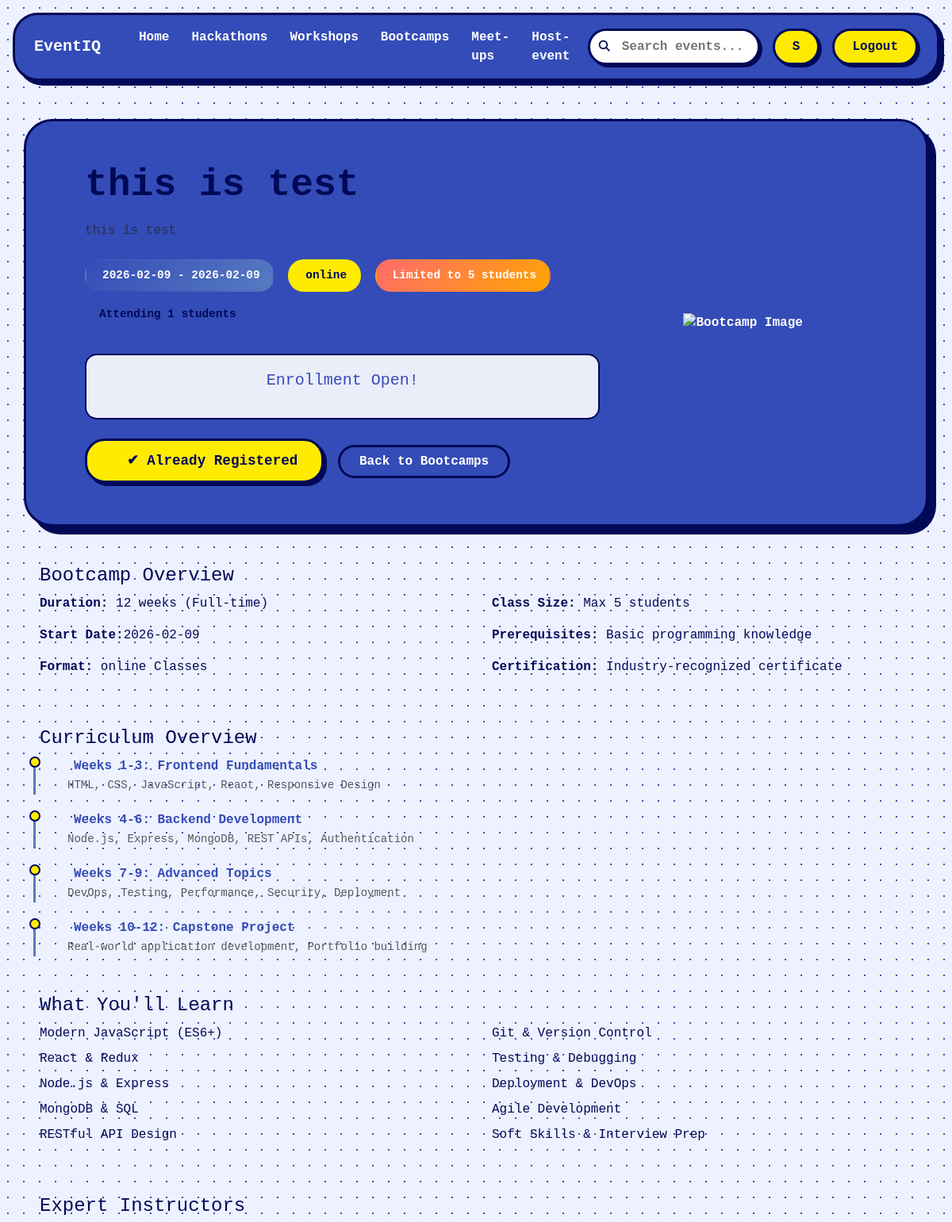
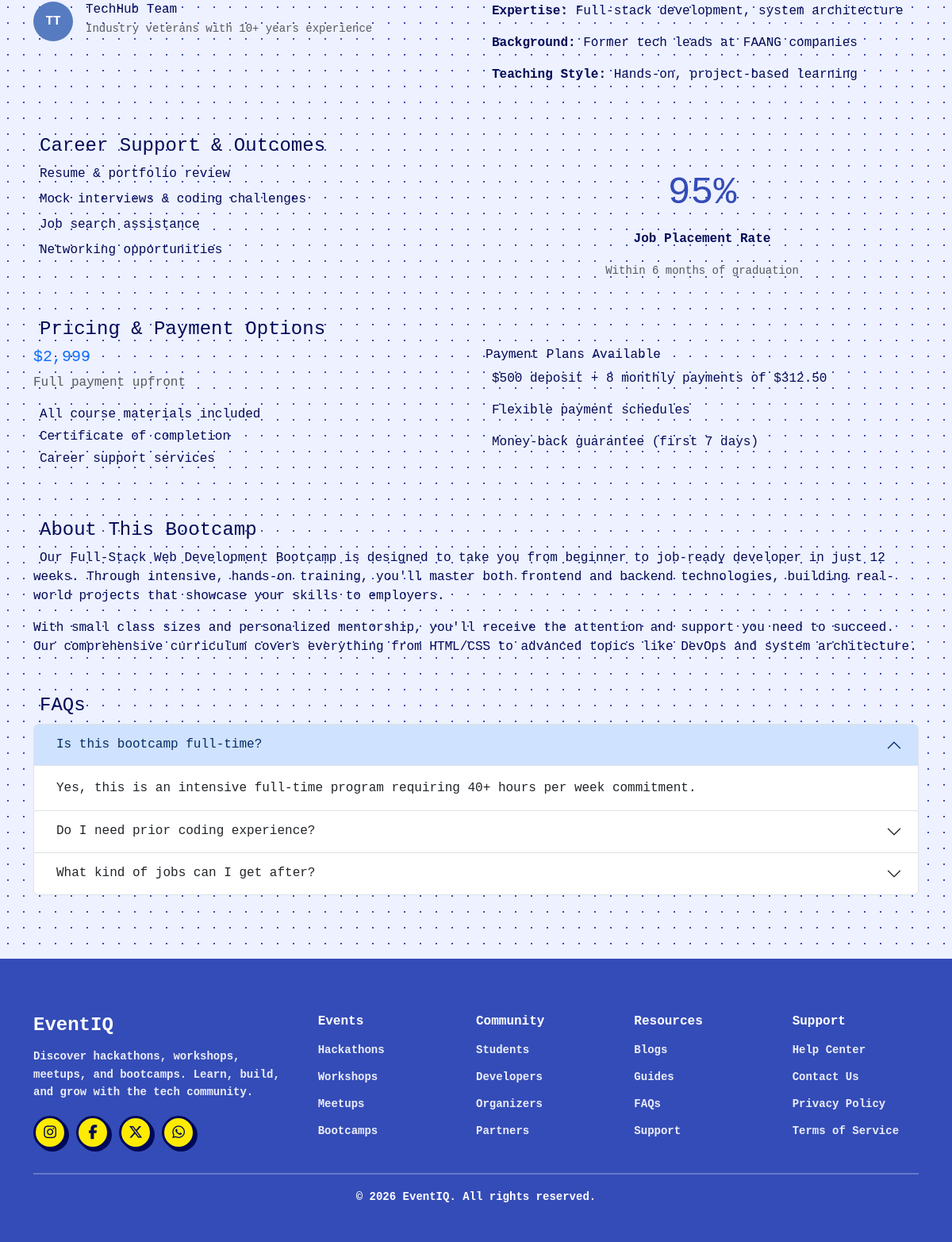
The page /event/bootcamp/1 (signed in) on the database its author committed (2 pictures, top to bottom).
### backend/models.py (models this page shows, shortened)
class Event(db.Model):
    __tablename__ = "events"
    id = db.Column(db.Integer, primary_key=True)
    title = db.Column(db.String(150), nullable=False)
    description = db.Column(db.Text, nullable=False)
    type_of_event = db.Column(db.String(20), nullable=False)  # hackathon/workshop/meetup/bootcamp
    start_date = db.Column(db.Date, nullable=False)
    end_date = db.Column(db.Date, nullable=False)
    start_time = db.Column(db.Time)
    end_time = db.Column(db.Time)
    submission_start_date = db.Column(db.Date)
    submission_end_date = db.Column(db.Date)
    judging_start_date = db.Column(db.Date)
    judging_end_date = db.Column(db.Date)
    winner_announcement_date = db.Column(db.Date)
    mode = db.Column(db.String(20))  # online/offline/hybrid
    platform = db.Column(db.String(100))  # zoom, meet, etc.
    location = db.Column(db.String(255))
    city = db.Column(db.String(100))
    state = db.Column(db.String(100))
    max_participants = db.Column(db.Integer)
    attending = db.Column(db.Integer, default=0)
    skills = db.Column(db.Text)
    skill_level = db.Column(db.String(20), default="any")
    registration_fee = db.Column(db.Integer, default=0)
    first_prize = db.Column(db.String(100))
    second_prize = db.Column(db.String(100))
    third_prize = db.Column(db.String(100))
    other_rewards = db.Column(db.Text)
    status = db.Column(db.String(20), default="upcoming")
    banner_image = db.Column(db.String(255))
    host_id = db.Column(db.Integer, db.ForeignKey("hosts.id"), nullable=False)
    host = db.relationship("Host", backref="events")
    created_at = db.Column(db.DateTime, default=datetime.utcnow)

### backend/routes.py (the view)
@app.route("/event/<event_type>/<int:event_id>")
def event_detail(event_type, event_id):
    event = Event.query.filter_by(
        id=event_id,
        type_of_event=event_type
    ).first_or_404()
    rendering_template=""
    if event_type=="hackathon":
        rendering_template = "hackathon_details.html"
    elif event_type=="meetup":
        rendering_template = "meetup_details.html"
    elif event_type=="workshop":
        rendering_template = "workshop_details.html"
    elif event_type=="bootcamp":
        rendering_template = "bootcamp_details.html"
    already_registered = False
    user_id = session.get("user_id")
    if user_id:
        for p in event.participants:
            if p.user_id == user_id:
                already_registered = True
                break
    return render_template(
        rendering_template,
        event=event,
        already_registered=already_registered
    )

### frontend/templates/bootcamp_details.html (shortened to what this page needs)
{% extends "base.html" %}
{% block content %}
<section class="container hero mt-5">
  <div class="row align-items-center">
    <div class="col-lg-8">
      <h1 class="fw-bold display-5">{{ event.title }}</h1>
      <p class="text-muted mt-3">{{ event.description }}</p>
      <div class="mt-4">
        <span class="interactive-badge date-badge">{{ event.start_date }} - {{ event.end_date }}</span>
        <span class="interactive-badge location-badge">{{ event.mode }}</span>
        <span class="interactive-badge participants-badge">Limited to {{ event.max_participants }} students</span>
        <span class="interactive-badge">Attending {{event.attending}} students</span>
      </div>
      <div class="countdown-timer">
        <h5>Enrollment Opens In</h5>
      </div>
      <div class="mt-4">
        {% if already_registered %}
          <button class="register-btn" disabled>
            <span>✔ Already Registered</span>
          </button>
        {% elif event.max_participants and event.attending >= event.max_participants %}
          <button class="register-btnr" disabled>
            <span>Event Full</span>
          </button>
        {% endif %}
        <a class="btn btn-outline-dark rounded-pill px-4 ms-2" href="/bootcamp">Back to Bootcamps</a>
      </div>
    </div>
    <div class="col-lg-4 text-center">
      <div class="image-placeholder" style="height: 200px;">
        {% if event.banner_image %}
          <img src="{{ url_for('static', filename='uploads/company_logos/' + event.banner_image) }}"
               alt="Bootcamp Image"
               class="img-fluid w-75"
          >
        {% else %}
          <img src="" alt="Bootcamp Image">
        {% endif %}
      </div>
    </div>
  </div>
</section>
<section class="container mt-5">
  <div class="soft-card">
    <h4>Bootcamp Overview</h4>
    <div class="row">
      <div class="col-md-6">
        <p><strong>Duration:</strong> 12 weeks (Full-time)</p>
        <p><strong>Start Date:</strong>{{ event.start_date }}</p>
        <p><strong>Format:</strong> {{event.mode}} Classes</p>
      </div>
      <div class="col-md-6">
        <p><strong>Class Size:</strong> Max {{event.max_participants}} students</p>
        <p><strong>Prerequisites:</strong> Basic programming knowledge</p>
        <p><strong>Certification:</strong> Industry-recognized certificate</p>
      </div>
    </div>
  </div>
</section>
<section class="container mt-5">
  <div class="soft-card">
    <h4>Curriculum Overview</h4>
    <div class="timeline">
      <div class="timeline-item">
        <strong>Weeks 1-3: Frontend Fundamentals</strong>
        <br><small class="text-muted">HTML, CSS, JavaScript, React, Responsive Design</small>
      </div>
      <div class="timeline-item">
        <strong>Weeks 4-6: Backend Development</strong>
        <br><small class="text-muted">Node.js, Express, MongoDB, REST APIs, Authentication</small>
      </div>
      <div class="timeline-item">
        <strong>Weeks 7-9: Advanced Topics</strong>
        <br><small class="text-muted">DevOps, Testing, Performance, Security, Deployment</small>
      </div>
      <div class="timeline-item">
        <strong>Weeks 10-12: Capstone Project</strong>
        <br><small class="text-muted">Real-world application development, Portfolio building</small>
      </div>
    </div>
  </div>
</section>
<section class="container mt-5">
  <div class="soft-card">
    <h4>What You'll Learn</h4>
    <div class="row">
      <div class="col-md-6">
        <ul class="list-unstyled">
          <li class="mb-2">Modern JavaScript (ES6+)</li>
          <li class="mb-2">React & Redux</li>
          <li class="mb-2">Node.js & Express</li>
          <li class="mb-2">MongoDB & SQL</li>
          <li class="mb-2">RESTful API Design</li>
        </ul>
      </div>
      <div class="col-md-6">
        <ul class="list-unstyled">
          <li class="mb-2">Git & Version Control</li>
          <li class="mb-2">Testing & Debugging</li>
          <li class="mb-2">Deployment & DevOps</li>
          <li class="mb-2">Agile Development</li>
          <li class="mb-2">Soft Skills & Interview Prep</li>
        </ul>
      </div>
    </div>
  </div>
</section>
<section class="container mt-5">
  <div class="soft-card">
    <h4>Expert Instructors</h4>
    <div class="row">
      <div class="col-md-6">
        <div class="d-flex align-items-center mb-3">
          <div class="me-3">
            <div style="width: 50px; height: 50px; background: var(--blue-electric); border-radius: 50%; display: flex; align-items: center; justify-content: center; color: white; font-weight: bold;">TT</div>
          </div>
          <div>
            <h6 class="mb-1">TechHub Team</h6>
            <p class="mb-1 text-muted small">Industry veterans with 10+ years experience</p>
          </div>
        </div>
      </div>
      <div class="col-md-6">
        <p><strong>Expertise:</strong> Full-stack development, system architecture</p>
        <p><strong>Background:</strong> Former tech leads at FAANG companies</p>
        <p><strong>Teaching Style:</strong> Hands-on, project-based learning</p>
      </div>
    </div>
  </div>
</section>
<section class="container mt-5">
  <div class="soft-card">
    <h4>Career Support & Outcomes</h4>
    <div class="row">
      <div class="col-md-6">
        <ul class="list-unstyled">
          <li class="mb-2">Resume & portfolio review</li>
          <li class="mb-2">Mock interviews & coding challenges</li>
          <li class="mb-2">Job search assistance</li>
          <li class="mb-2">Networking opportunities</li>
        </ul>
      </div>
      <div class="col-md-6">
        <div class="text-center">
          <div style="font-size: 3rem; color: var(--blue-strong); margin-bottom: 10px;">95%</div>
          <p><strong>Job Placement Rate</strong></p>
          <small class="text-muted">Within 6 months of graduation</small>
        </div>
      </div>
    </div>
  </div>
</section>
<section class="container mt-5">
  <div class="soft-card">
    <h4>Pricing & Payment Options</h4>
    <div class="row">
      <div class="col-md-6">
        <h5 class="text-primary">$2,999</h5>
        <p class="text-muted">Full payment upfront</p>
        <ul class="list-unstyled">
          <li class="mb-1">All course materials included</li>
          <li class="mb-1">Certificate of completion</li>
          <li class="mb-1">Career support services</li>
        </ul>
      </div>
      <div class="col-md-6">
        <h6>Payment Plans Available</h6>
        <p>$500 deposit + 8 monthly payments of $312.50</p>
        <p>Flexible payment schedules</p>
        <p>Money-back guarantee (first 7 days)</p>
      </div>
    </div>
  </div>
</section>
<section class="container mt-5">
  <div class="soft-card">
    <h4>About This Bootcamp</h4>
    <p>Our Full-Stack Web Development Bootcamp is designed to take you from beginner to job-ready developer in just 12 weeks. Through intensive, hands-on training, you'll master both frontend and backend technologies, building real-world projects that showcase your skills to employers.</p>
    <p>With small class sizes and personalized mentorship, you'll receive the attention and support you need to succeed. Our comprehensive curriculum covers everything from HTML/CSS to advanced topics like DevOps and system architecture.</p>
  </div>
</section>
<section class="container mt-5">
  <div class="soft-card">
    <h4>FAQs</h4>
    <div class="accordion" id="faqAccordion">
      <div class="accordion-item">
        <h2 class="accordion-header">
          <button class="accordion-button" type="button" data-bs-toggle="collapse" data-bs-target="#faq1">
            Is this bootcamp full-time?
          </button>
        </h2>
        <div id="faq1" class="accordion-collapse collapse show" data-bs-parent="#faqAccordion">
          <div class="accordion-body">
            Yes, this is an intensive full-time program requiring 40+ hours per week commitment.
          </div>
        </div>
      </div>
      <div class="accordion-item">
        <h2 class="accordion-header">
          <button class="accordion-button collapsed" type="button" data-bs-toggle="collapse" data-bs-target="#faq2">
            Do I need prior coding experience?
          </button>
        </h2>
      </div>
      <div class="accordion-item">
        <h2 class="accordion-header">
          <button class="accordion-button collapsed" type="button" data-bs-toggle="collapse" data-bs-target="#faq3">
            What kind of jobs can I get after?
          </button>
        </h2>
      </div>
    </div>
  </div>
</section>
<footer class="techhub-footer">
  <div class="container">
    <div class="footer-grid">
      <div class="footer-brand">
        <h4>EventIQ</h4>
        <p>
          Discover hackathons, workshops, meetups, and bootcamps.
          Learn, build, and grow with the tech community.
        </p>
        <div class="footer-socials">
          <a href="#" aria-label="Instagram"><i class="fab fa-instagram"></i></a>
          <a href="#" aria-label="Facebook"><i class="fab fa-facebook-f"></i></a>
          <a href="#" aria-label="Twitter"><i class="fab fa-x-twitter"></i></a>
          <a href="#" aria-label="WhatsApp"><i class="fab fa-whatsapp"></i></a>
        </div>
      </div>
      <div class="footer-col">
        <h6>Events</h6>
        <ul>
          <li><a href="hackathon.html">Hackathons</a></li>
          <li><a href="workshop.html">Workshops</a></li>
          <li><a href="meetup.html">Meetups</a></li>
          <li><a href="bootcamp.html">Bootcamps</a></li>
        </ul>
      </div>
      <div class="footer-col">
        <h6>Community</h6>
        <ul>
          <li><a href="#">Students</a></li>
          <li><a href="#">Developers</a></li>
          <li><a href="#">Organizers</a></li>
          <li><a href="#">Partners</a></li>
        </ul>
      </div>
      <div class="footer-col">
        <h6>Resources</h6>
        <ul>
          <li><a href="#">Blogs</a></li>
          <li><a href="#">Guides</a></li>
          <li><a href="#">FAQs</a></li>
          <li><a href="#">Support</a></li>
        </ul>
      </div>
      <div class="footer-col">
        <h6>Support</h6>
        <ul>
          <li><a href="#">Help Center</a></li>
          <li><a href="#">Contact Us</a></li>
          <li><a href="#">Privacy Policy</a></li>
          <li><a href="#">Terms of Service</a></li>
        </ul>
      </div>
    </div>
    <div class="footer-bottom">
      <p>© 2026 EventIQ. All rights reserved.</p>
    </div>
  </div>
</footer>
{% endblock %}

### rows shown on the page
Event: title "this is test", description "this is test", start_date "2026-02-09", end_date "2026-02-09", mode "online", max_participants "5", attending "1"

### other values the page prints
{{ session.get("name","")[0] | upper }} "S"
